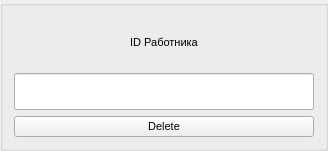
   <widget class="QGroupBox" name="groupBox">
    <property name="geometry">
     <rect>
      <x>500</x>
      <y>450</y>
      <width>301</width>
      <height>151</height>
     </rect>
    </property>
    <property name="styleSheet">
     <string notr="true">font: 8pt &quot;MS Shell Dlg 2&quot;;</string>
    </property>
    <layout class="QVBoxLayout" name="verticalLayout_3">
     <item>
      <layout class="QVBoxLayout" name="verticalLayout_6">
       <item>
        <widget class="QLabel" name="label_5">
         <property name="minimumSize">
          <size>
           <width>300</width>
           <height>50</height>
          </size>
         </property>
         <property name="maximumSize">
          <size>
           <width>300</width>
           <height>50</height>
          </size>
         </property>
         <property name="font">
          <font>
           <family>MS Shell Dlg 2</family>
           <pointsize>8</pointsize>
           <weight>50</weight>
           <italic>false</italic>
           <bold>false</bold>
          </font>
         </property>
         <property name="text">
          <string>ID Работника</string>
         </property>
         <property name="alignment">
          <set>Qt::AlignCenter</set>
         </property>
        </widget>
       </item>
       <item>
        <widget class="QLineEdit" name="id">
         <property name="minimumSize">
          <size>
           <width>0</width>
           <height>0</height>
          </size>
         </property>
         <property name="maximumSize">
          <size>
           <width>999999</width>
           <height>9999</height>
          </size>
         </property>
         <property name="font">
          <font>
           <family>MS Shell Dlg 2</family>
           <pointsize>8</pointsize>
           <weight>50</weight>
           <italic>false</italic>
           <bold>false</bold>
          </font>
         </property>
         <property name="alignment">
          <set>Qt::AlignCenter</set>
         </property>
        </widget>
       </item>
      </layout>
     </item>
     <item>
      <widget class="QPushButton" name="Delete">
       <property name="font">
        <font>
         <family>MS Shell Dlg 2</family>
         <pointsize>8</pointsize>
         <weight>50</weight>
         <italic>false</italic>
         <bold>false</bold>
        </font>
       </property>
       <property name="text">
        <string>Delete</string>
       </property>
      </widget>
     </item>
    </layout>
   </widget>
